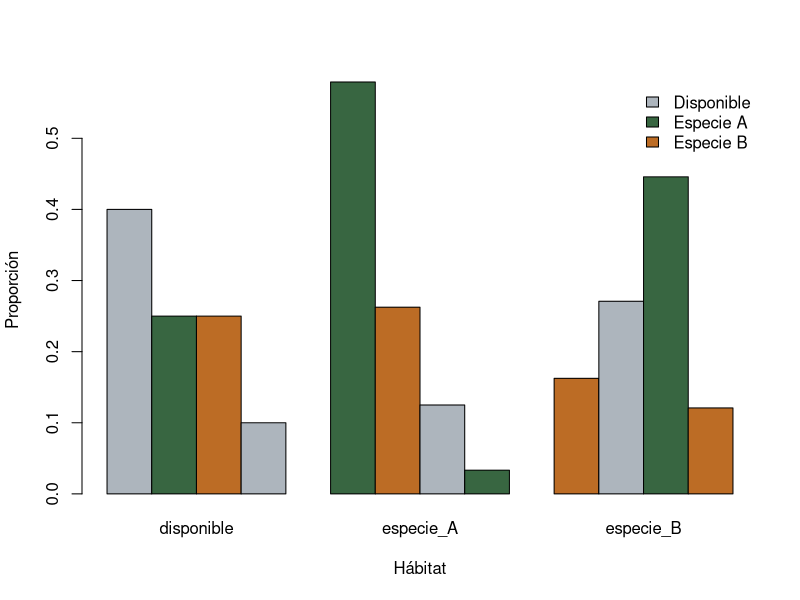
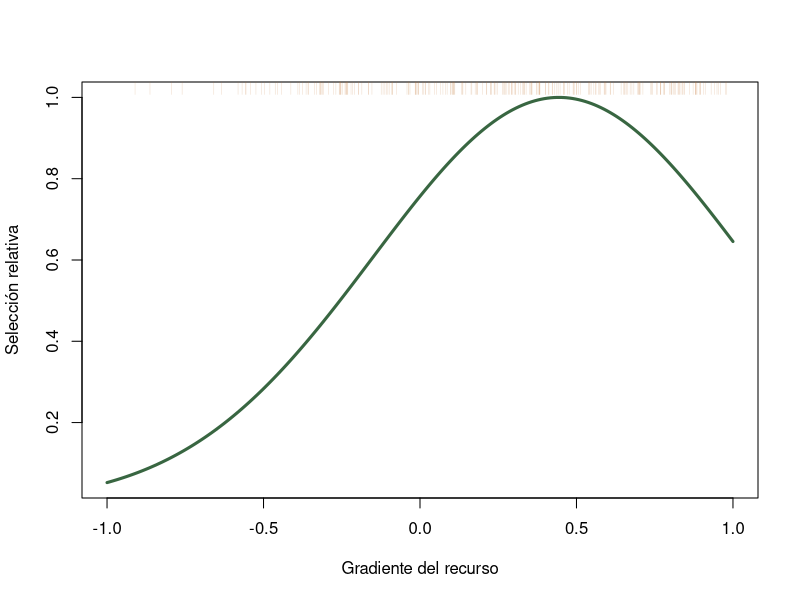
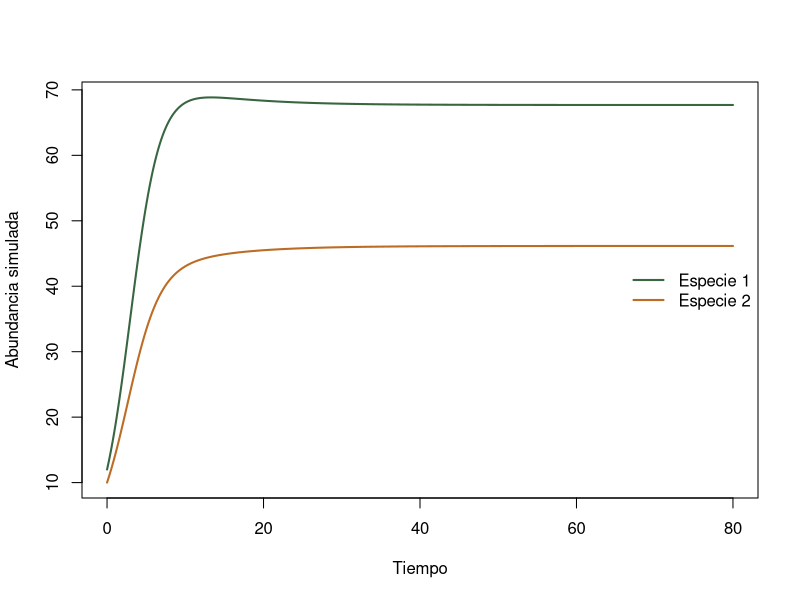
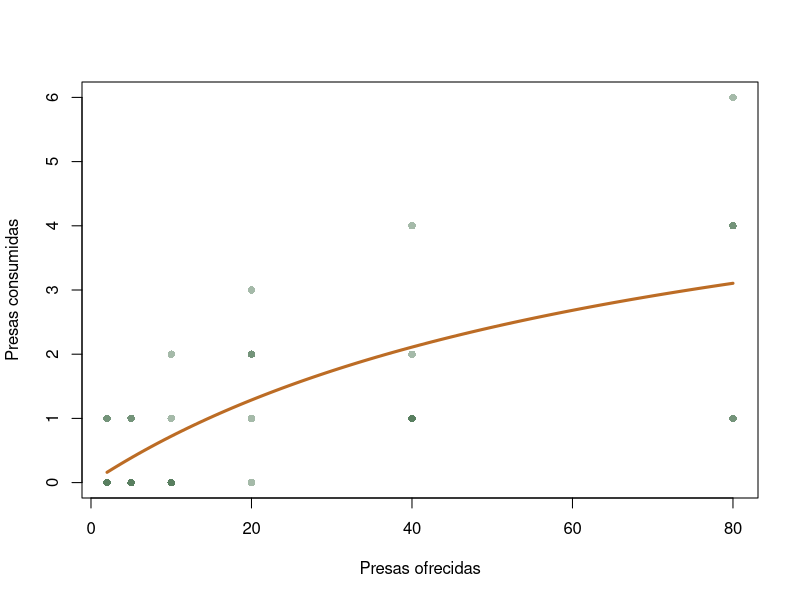
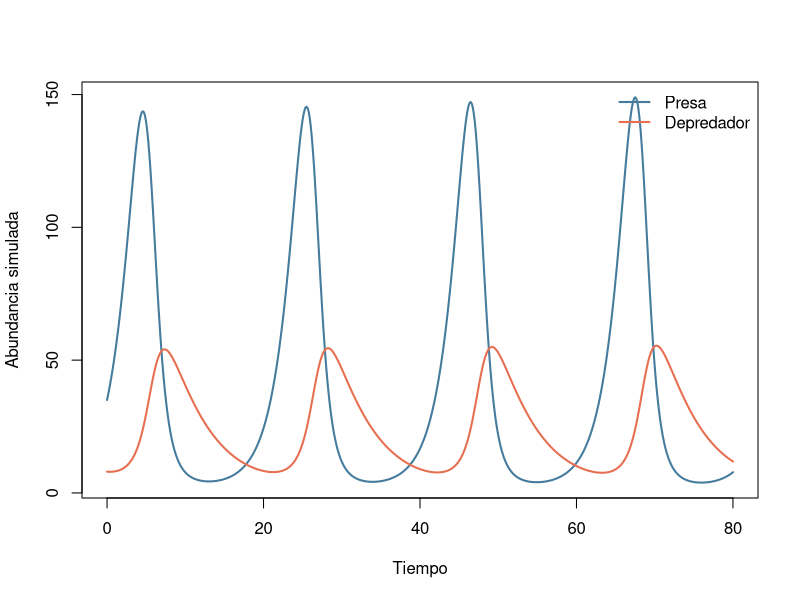

Write the R code that produced these figures, in order.
## ---- chunk 1
#| label: ch11i-recursos-datos
habitat <- c("bosque", "matorral", "pastizal", "humedal")
availability <- c(bosque = 0.40, matorral = 0.25,
                  pastizal = 0.25, humedal = 0.10)

use_A <- rbind(
  A01 = c(18, 8, 3, 1), A02 = c(16, 9, 4, 1),
  A03 = c(20, 6, 3, 1), A04 = c(17, 8, 4, 1),
  A05 = c(15, 10, 4, 1), A06 = c(19, 7, 3, 1),
  A07 = c(16, 8, 5, 1), A08 = c(18, 7, 4, 1))
use_B <- rbind(
  B01 = c(5, 8, 14, 3), B02 = c(4, 9, 14, 3),
  B03 = c(6, 7, 13, 4), B04 = c(5, 9, 12, 4),
  B05 = c(4, 8, 15, 3), B06 = c(6, 8, 12, 4),
  B07 = c(5, 7, 14, 4), B08 = c(4, 9, 13, 4))
colnames(use_A) <- colnames(use_B) <- habitat

audit_resources <- c(
  species = 2, individuals = nrow(use_A) + nrow(use_B),
  missing = sum(is.na(use_A)) + sum(is.na(use_B)),
  negative = sum(use_A < 0) + sum(use_B < 0),
  availability_sum = sum(availability),
  unequal_fixes = sum(rowSums(use_A) != 30) + sum(rowSums(use_B) != 30)
)
audit_resources
stopifnot(audit_resources[c("missing", "negative", "unequal_fixes")] == 0,
          isTRUE(all.equal(sum(availability), 1)))
## ---- chunk 2
#| label: ch11i-recursos-exploracion
use_prop <- rbind(
  especie_A = colSums(use_A) / sum(use_A),
  especie_B = colSums(use_B) / sum(use_B)
)
barplot(t(rbind(disponible = availability, use_prop)), beside = TRUE,
        col = c("#adb5bd", "#386641", "#bc6c25"),
        ylab = "Proporción", xlab = "Hábitat",
        legend.text = c("Disponible", "Especie A", "Especie B"),
        args.legend = list(x = "topright", bty = "n"))
## ---- chunk 3
#| label: ch11i-recursos-estimacion
selection_ratio <- sweep(use_prop, 2, availability, "/")
levins_std <- function(p) {
  p <- p / sum(p)
  (1 / sum(p^2) - 1) / (length(p) - 1)
}
pianka <- function(x, y) sum(x * y) / sqrt(sum(x^2) * sum(y^2))

resource_estimates <- rbind(
  selection_ratio,
  amplitud = c(A = levins_std(use_prop[1, ]),
               B = levins_std(use_prop[2, ]), NA, NA)
)
selection_ratio
c(amplitud_A = levins_std(use_prop[1, ]),
  amplitud_B = levins_std(use_prop[2, ]),
  solapamiento = pianka(use_prop[1, ], use_prop[2, ]))
## ---- chunk 4
#| label: ch11i-recursos-bootstrap
resource_metrics <- function(A, B, avail = availability) {
  pa <- colSums(A) / sum(A)
  pb <- colSums(B) / sum(B)
  c(setNames(pa / avail, paste0("wA_", names(avail))),
    setNames(pb / avail, paste0("wB_", names(avail))),
    breadth_A = levins_std(pa), breadth_B = levins_std(pb),
    overlap = pianka(pa, pb))
}

set.seed(1101)
B_boot <- 999
boot_resources <- replicate(B_boot, {
  A_b <- use_A[sample(seq_len(nrow(use_A)), replace = TRUE), , drop = FALSE]
  B_b <- use_B[sample(seq_len(nrow(use_B)), replace = TRUE), , drop = FALSE]
  resource_metrics(A_b, B_b)
})
resource_ci <- t(apply(boot_resources, 1, quantile, c(.025, .5, .975)))
round(resource_ci, 3)
## ---- chunk 5
#| label: ch11i-curva-simulada
set.seed(1102)
n_available <- 1000
n_used <- 250
x_available <- runif(n_available, -1, 1)
candidate <- runif(20000, -1, 1)
weights <- exp(1.4 * candidate - 1.8 * candidate^2)
x_used <- sample(candidate, n_used, replace = TRUE, prob = weights)
selection_data <- data.frame(
  used = c(rep(0, n_available), rep(1, n_used)),
  x = c(x_available, x_used)
)
selection_fit <- glm(used ~ x + I(x^2), family = binomial(), data = selection_data)
grid <- data.frame(x = seq(-1, 1, length.out = 200))
grid$relative_selection <- exp(predict(selection_fit, grid, type = "link"))
grid$relative_selection <- grid$relative_selection / max(grid$relative_selection)

plot(grid$x, grid$relative_selection, type = "l", lwd = 3, col = "#386641",
     xlab = "Gradiente del recurso", ylab = "Selección relativa")
rug(x_used, side = 3, col = adjustcolor("#bc6c25", .25))
coef(summary(selection_fit))
## ---- chunk 6
#| label: ch11i-recursos-sensibilidad
loo_A <- t(vapply(seq_len(nrow(use_A)), function(i) {
  p <- colSums(use_A[-i, , drop = FALSE]) / sum(use_A[-i, ])
  p / availability
}, numeric(length(availability))))
colnames(loo_A) <- habitat

availability_alt <- c(bosque = .34, matorral = .28, pastizal = .28, humedal = .10)
sensitivity_resources <- rbind(
  original = use_prop[1, ] / availability,
  alternative_map = use_prop[1, ] / availability_alt,
  loo_min = apply(loo_A, 2, min),
  loo_max = apply(loo_A, 2, max)
)
round(sensitivity_resources, 3)
## ---- chunk 7
#| label: ch11i-competencia-simulacion
simulate_competition <- function(r, K, alpha, initial, dt = 0.02, duration = 80) {
  time <- seq(0, duration, by = dt)
  N <- matrix(NA_real_, length(time), 2,
              dimnames = list(NULL, c("especie_1", "especie_2")))
  N[1, ] <- initial
  for (i in 2:length(time)) {
    n <- N[i - 1, ]
    growth <- c(
      r[1] * n[1] * (1 - (n[1] + alpha[1] * n[2]) / K[1]),
      r[2] * n[2] * (1 - (n[2] + alpha[2] * n[1]) / K[2])
    )
    N[i, ] <- pmax(0, n + dt * growth)
  }
  data.frame(time, N)
}

competition_parameters <- list(r = c(.55, .45), K = c(100, 80),
                               alpha = c(.7, .5), initial = c(12, 10))
competition <- do.call(simulate_competition, competition_parameters)
matplot(competition$time, competition[c("especie_1", "especie_2")], type = "l",
        lty = 1, lwd = 2, col = c("#386641", "#bc6c25"),
        xlab = "Tiempo", ylab = "Abundancia simulada")
legend("right", c("Especie 1", "Especie 2"), lty = 1, lwd = 2,
       col = c("#386641", "#bc6c25"), bty = "n")

with(competition_parameters, c(
  N1_star = (K[1] - alpha[1] * K[2]) / (1 - prod(alpha)),
  N2_star = (K[2] - alpha[2] * K[1]) / (1 - prod(alpha))
))
## ---- chunk 8
#| label: ch11i-competencia-diagnostico
competition_coarse <- do.call(simulate_competition,
  c(competition_parameters, list(dt = 0.2)))
competition_sensitivity <- rbind(
  dt_002 = unlist(competition[nrow(competition), -1]),
  dt_02 = unlist(competition_coarse[nrow(competition_coarse), -1]),
  alpha_plus_10 = unlist(do.call(simulate_competition,
    modifyList(competition_parameters,
      list(alpha = 1.1 * competition_parameters$alpha)))[4001, -1])
)
round(competition_sensitivity, 3)
## ---- chunk 9
#| label: ch11i-funcional-datos
set.seed(1103)
feeding <- expand.grid(prey = c(2, 5, 10, 20, 40, 80), arena = 1:5)
true_a <- .08
true_h <- .12
feeding$expected <- with(feeding,
  true_a * prey / (1 + true_a * true_h * prey))
feeding$eaten <- mapply(function(n, mu) {
  rbinom(1, n, min(mu / n, .999))
}, feeding$prey, feeding$expected)

audit_feeding <- c(rows = nrow(feeding), missing = sum(is.na(feeding)),
                   impossible = sum(feeding$eaten < 0 | feeding$eaten > feeding$prey),
                   arenas_per_density = min(table(feeding$prey)))
audit_feeding
aggregate(eaten ~ prey, feeding, function(x) c(mean = mean(x), sd = sd(x)))
## ---- chunk 10
#| label: ch11i-funcional-estimacion
fit_type2 <- nls(eaten ~ a * prey / (1 + a * h * prey), data = feeding,
                 start = list(a = .05, h = .1), algorithm = "port",
                 lower = c(a = 1e-6, h = 1e-6))
summary(fit_type2)$coefficients

feeding$fitted <- predict(fit_type2)
plot(eaten ~ prey, feeding, pch = 16, col = adjustcolor("#386641", .45),
     xlab = "Presas ofrecidas", ylab = "Presas consumidas")
curve(coef(fit_type2)["a"] * x /
        (1 + coef(fit_type2)["a"] * coef(fit_type2)["h"] * x),
      add = TRUE, lwd = 3, col = "#bc6c25")
## ---- chunk 11
#| label: ch11i-funcional-incertidumbre
set.seed(1104)
arena_groups <- split(feeding, feeding$prey)
boot_functional <- replicate(499, {
  z <- do.call(rbind, lapply(arena_groups, function(g)
    g[sample(seq_len(nrow(g)), replace = TRUE), ]))
  fit <- try(nls(eaten ~ a * prey / (1 + a * h * prey), data = z,
                 start = as.list(coef(fit_type2)), algorithm = "port",
                 lower = c(a = 1e-6, h = 1e-6)), silent = TRUE)
  if (inherits(fit, "try-error")) c(a = NA, h = NA) else coef(fit)
})
t(apply(boot_functional, 1, quantile, c(.025, .5, .975), na.rm = TRUE))

functional_diagnostics <- c(
  residual_mean = mean(residuals(fit_type2)),
  residual_sd = sd(residuals(fit_type2)),
  residual_prey_correlation = cor(residuals(fit_type2), feeding$prey),
  failed_bootstrap = sum(!complete.cases(t(boot_functional)))
)
round(functional_diagnostics, 3)
## ---- chunk 12
#| label: ch11i-presa-depredador
simulate_predator_prey <- function(r, a, e, m, initial, dt = .01, duration = 80) {
  time <- seq(0, duration, by = dt)
  X <- matrix(NA_real_, length(time), 2,
              dimnames = list(NULL, c("presa", "depredador")))
  X[1, ] <- initial
  for (i in 2:length(time)) {
    x <- X[i - 1, ]
    change <- c(r * x[1] - a * x[1] * x[2],
                e * a * x[1] * x[2] - m * x[2])
    X[i, ] <- pmax(0, x + dt * change)
  }
  data.frame(time, X)
}

pp <- simulate_predator_prey(r = .6, a = .025, e = .2, m = .2,
                             initial = c(35, 8))
matplot(pp$time, pp[c("presa", "depredador")], type = "l", lty = 1,
        lwd = 2, col = c("#457b9d", "#e76f51"),
        xlab = "Tiempo", ylab = "Abundancia simulada")
legend("topright", c("Presa", "Depredador"), lty = 1, lwd = 2,
       col = c("#457b9d", "#e76f51"), bty = "n")
## ---- chunk 13
#| label: ch11i-red-datos
taxa <- c("pasto", "insecto", "conejo", "rana", "zorro", "halcon")
web <- matrix(0L, length(taxa), length(taxa), dimnames = list(
  consumidor = taxa, recurso = taxa))
web[cbind(c("insecto", "conejo", "rana", "zorro", "zorro", "halcon", "halcon"),
          c("pasto", "pasto", "insecto", "conejo", "rana", "conejo", "rana"))] <- 1L

audit_web <- c(taxa = nrow(web), links = sum(web), missing = sum(is.na(web)),
               nonbinary = sum(!web %in% 0:1), self_links = sum(diag(web)))
audit_web
stopifnot(audit_web[c("missing", "nonbinary", "self_links")] == 0)
web
## ---- chunk 14
#| label: ch11i-red-metricas
S <- nrow(web)
L <- sum(web)
degree_table <- data.frame(
  taxon = taxa,
  resources = rowSums(web),
  consumers = colSums(web)
)
connectance <- L / (S * (S - 1))

# Red acíclica didáctica: basales en 1; consumidores, 1 + media de sus recursos.
trophic_level <- setNames(rep(NA_real_, S), taxa)
trophic_level[colSums(web) > 0 & rowSums(web) == 0] <- 1
for (iteration in seq_len(S)) {
  for (consumer in taxa[rowSums(web) > 0]) {
    resources <- names(which(web[consumer, ] == 1))
    if (all(!is.na(trophic_level[resources])))
      trophic_level[consumer] <- 1 + mean(trophic_level[resources])
  }
}
omnivory <- sapply(taxa, function(consumer) {
  resources <- names(which(web[consumer, ] == 1))
  if (length(resources) < 2) return(0)
  var(trophic_level[resources])
})

degree_table$trophic_level <- trophic_level[degree_table$taxon]
degree_table$omnivory <- omnivory[degree_table$taxon]
degree_table
c(links = L, connectance = connectance)
## ---- chunk 15
#| label: ch11i-red-sensibilidad
interaction_counts <- matrix(0L, S, S, dimnames = dimnames(web))
interaction_counts[web == 1] <- c(9, 7, 6, 4, 2, 5, 1)

network_metrics <- function(counts, threshold) {
  A <- 1L * (counts >= threshold)
  diag(A) <- 0L
  c(threshold = threshold, links = sum(A),
    connectance = sum(A) / (nrow(A) * (nrow(A) - 1)),
    mean_resources = mean(rowSums(A)),
    isolated = sum(rowSums(A) + colSums(A) == 0))
}
network_sensitivity <- t(vapply(1:3, function(k)
  network_metrics(interaction_counts, k), numeric(5)))
network_sensitivity
